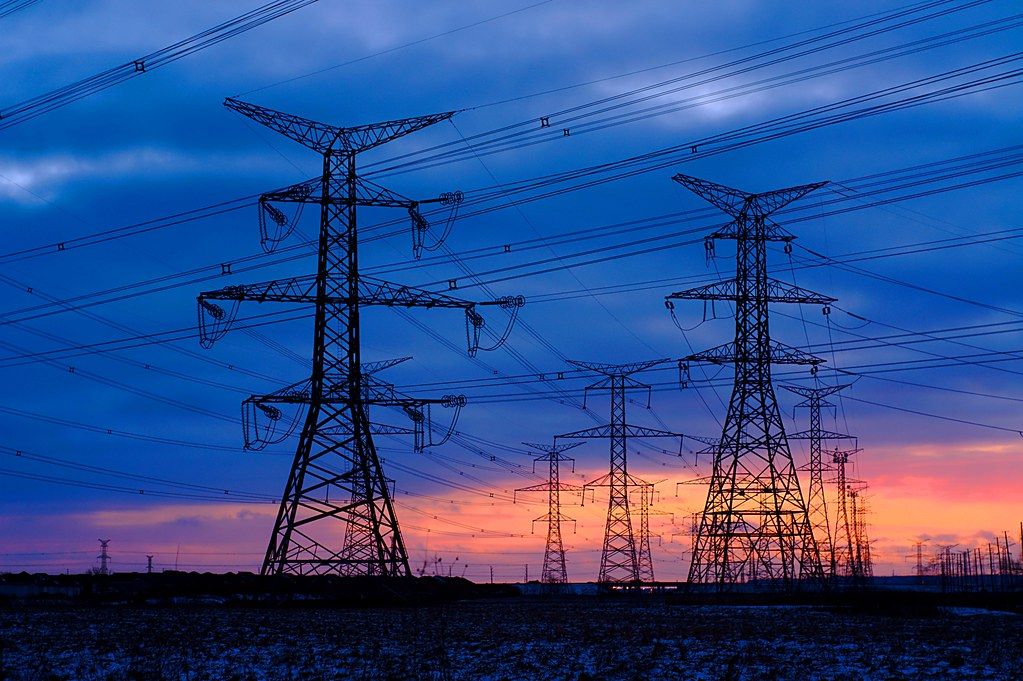
#> input picture examples/ai-2030-slides/assets/electricity_transmission_1.jpg, 1023 x 681 px
$ python make_bg.py
#> lines starting #> are read from the running program, lines starting #| are printed output that depends on the picture
"""把一张实景照片烘焙成首尾页的极淡底图。

配方来自拆解真实汇报的结束页底图（3840×2160、8-bit 调色板、33 级灰阶，
取值仅 255→223，上部 68% 是纯白）——等价于原照按约 12% 不透明度压在白底上，
且淡化是**烘焙进 PNG** 的，不靠 PPT 的透明度设置。这样做的好处是渲染器无关：
PowerPoint、LibreOffice、导出的 PDF 看到的都是同一张图。

再加一条竖向的不透明度斜坡：上半段完全为白，从 55% 高度起线性升到峰值。
均匀压淡会读成"一张被冲淡的照片"，带斜坡才读成"下缘的一层肌理"。
"""
from PIL import Image
import numpy as np

SRC = "assets/electricity_transmission_1.jpg"
OUT = "assets/bg_grid.png"
W, H = 2666, 1500          # 16:9，与 13.33×7.5 in 画布同比
PEAK = 0.12                # 底部峰值不透明度，对齐参考件的 12%
RAMP_START = 0.55          # 自此高度起开始显影，之上全白

im = Image.open(SRC).convert("L")          # 先转灰阶：底图不该带自己的色相
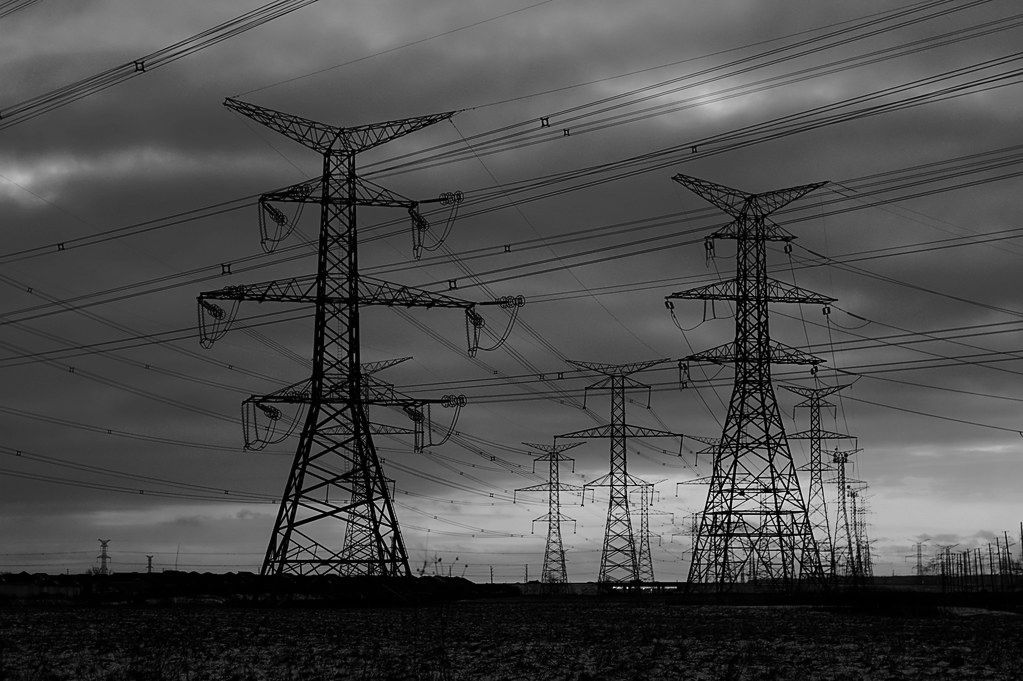
#> im: PIL image 1023x681 L; min 0, max 244, mean 74.6
# 中心裁到 16:9 再缩放，避免拉伸变形
ar = W / H
w, h = im.size
#> w = 1023; h = 681
if w / h > ar:
    nw = int(h * ar); im = im.crop(((w - nw) // 2, 0, (w + nw) // 2, h))
else:
    nh = int(w / ar); im = im.crop((0, (h - nh) // 2, w, (h + nh) // 2))
#> after `nh = int(w / ar)`: nh = 575
#> after `im = im.crop((0, (h - nh) // 2, w, (h + nh) // 2))`:
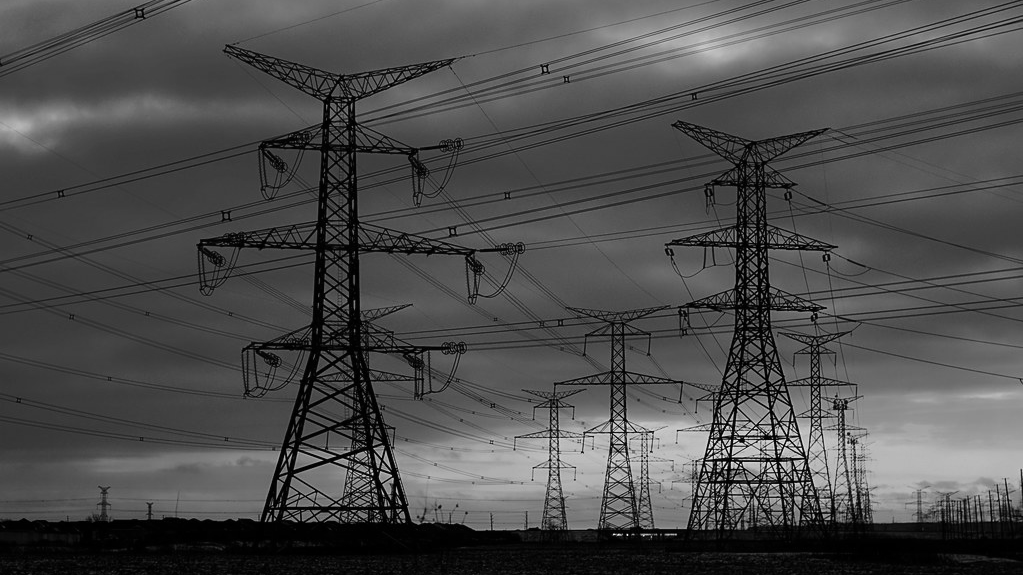
#> im: PIL image 1023x575 L; min 0, max 244, mean 76.7
im = im.resize((W, H), Image.LANCZOS)
#> im: PIL image 2666x1500 L

g = np.asarray(im, dtype=np.float32) / 255.0
ramp = np.clip((np.linspace(0, 1, H) - RAMP_START) / (1 - RAMP_START), 0, 1)
alpha = (ramp ** 1.4)[:, None] * PEAK      # 指数 1.4 让过渡更靠下、更柔
out = 1.0 - alpha * (1.0 - g)              # 以白为底做 alpha 合成
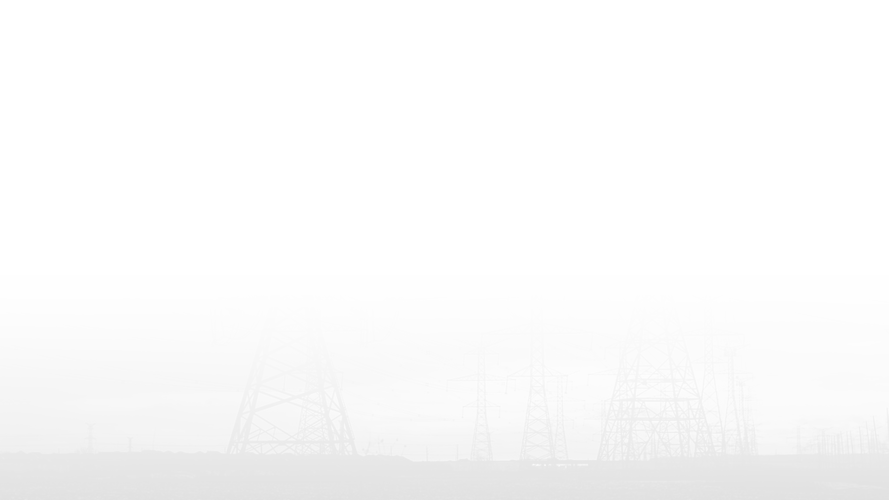
#> out: shape (1500, 2666) float64 (shown at 1/3 size); min 0.88, max 1, mean 0.983
arr = np.clip(out * 255, 0, 255).astype(np.uint8)
Image.fromarray(arr, mode="L").save(OUT, optimize=True)

print(f"{OUT}  {W}×{H}")
print(f"  最暗像素 {arr.min()}（参考件为 223），上部 50% 最暗 {arr[:H//2].min()}")
#|   最暗像素 224（参考件为 223），上部 50% 最暗 255

# ── 色块上的同源肌理 ────────────────────────────────────────────────
# split 封面左侧是 33.9% 宽的实色竖块（BW/W = 4.52/13.33），纯色大面积显平。
# 参考件的做法是在色块上叠一层**同色系、略浅**的素材，让它沉进色块里。
# 这里切同一张图的左 33.9%，在品牌橙上做烘焙——两侧是同一张图跨接缝延续，
# 只是一边压在白底、一边压在橙底，用两种烘焙。
BLOCK_FRAC = 4.52 / 13.33
BRAND = (0xD9, 0x77, 0x57)
BLOCK_PEAK = 0.16          # 比白底那版稍高：橙底上同样的浓度看着更弱

im2 = Image.open(SRC).convert("L")
w2, h2 = im2.size
#> w2 = 1023; h2 = 681
if w2 / h2 > ar:
    nw = int(h2 * ar); im2 = im2.crop(((w2 - nw) // 2, 0, (w2 + nw) // 2, h2))
else:
    nh = int(w2 / ar); im2 = im2.crop((0, (h2 - nh) // 2, w2, (h2 + nh) // 2))
im2 = im2.resize((W, H), Image.LANCZOS).crop((0, 0, int(W * BLOCK_FRAC), H))
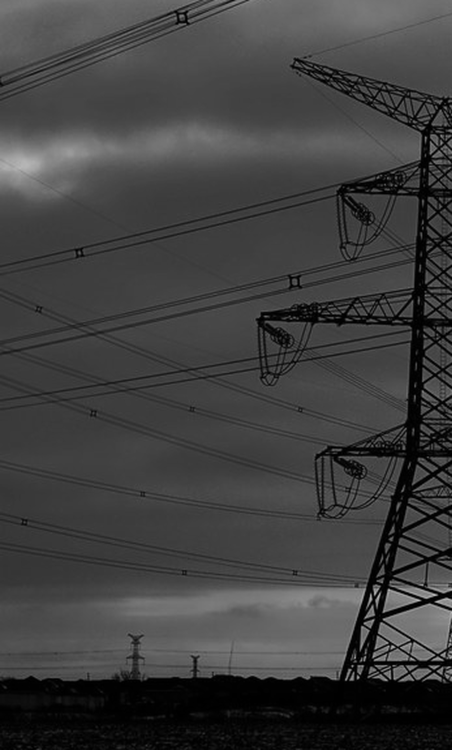
#> im2: PIL image 903x1500 L (shown at 1/2 size); min 0, max 200, mean 63.6

gb = np.asarray(im2, dtype=np.float32) / 255.0
hb = gb.shape[0]
#> hb = 1500
rampb = np.clip((np.linspace(0, 1, hb) - RAMP_START) / (1 - RAMP_START), 0, 1)
#> rampb = 1500 values from 0 to 1
ab = (rampb ** 1.4)[:, None] * BLOCK_PEAK
#> ab = 1500 values from 0 to 0.16
# 深色塔架 → 提亮；即在橙底上向白靠，形成"浅色剪影"，与参考件的浅调线描同理
lift = (1.0 - gb) * ab
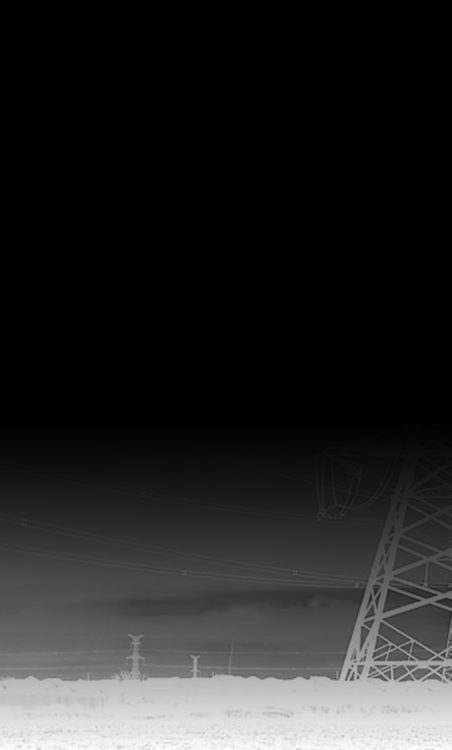
#> lift: shape (1500, 903) float64 (shown at 1/2 size); min 0, max 0.16, mean 0.0245; drawn with min black and max white
rgb = np.stack([BRAND[i] + (255 - BRAND[i]) * lift for i in range(3)], axis=-1)
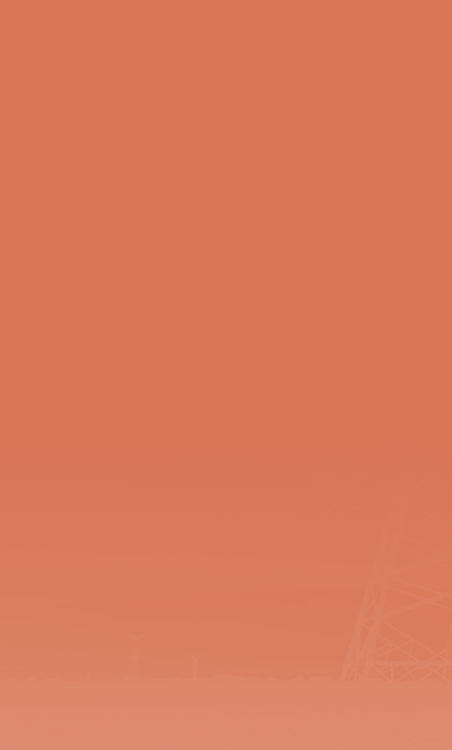
#> rgb: shape (1500, 903, 3) float64 (shown at 1/2 size); mean of channels 0, 1, 2 217.9, 122.3, 91.1; drawn as R, G, B
Image.fromarray(np.clip(rgb, 0, 255).astype(np.uint8), "RGB").save(
    "assets/bg_block.png", optimize=True)
print(f"assets/bg_block.png  {int(W * BLOCK_FRAC)}×{H}（橙块专用，与右侧同源）")

$ run again, with examples/ai-2030-slides/assets/electricity_transmission_2.jpg copied over examples/ai-2030-slides/assets/electricity_transmission_1.jpg
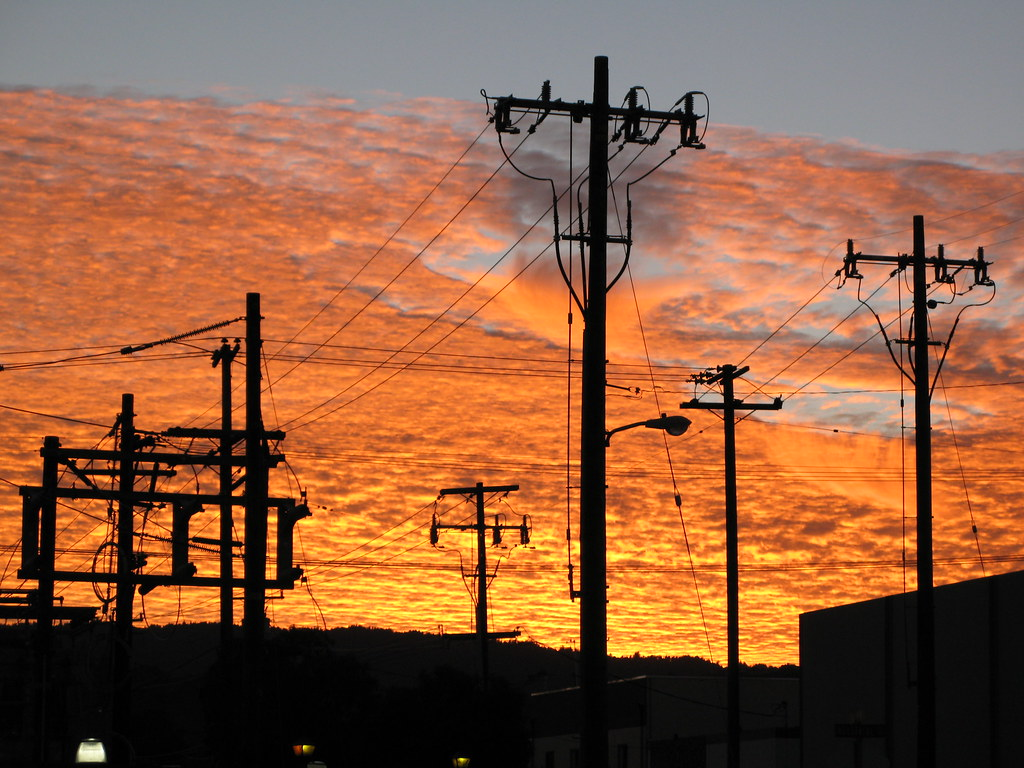
#> input picture examples/ai-2030-slides/assets/electricity_transmission_2.jpg, 1024 x 768 px
#|   最暗像素 224（参考件为 223），上部 50% 最暗 255
#> `im2 = im2.resize((W, H), Image.LANCZOS).crop((0, 0, int(W * BLOCK_FRAC..`:
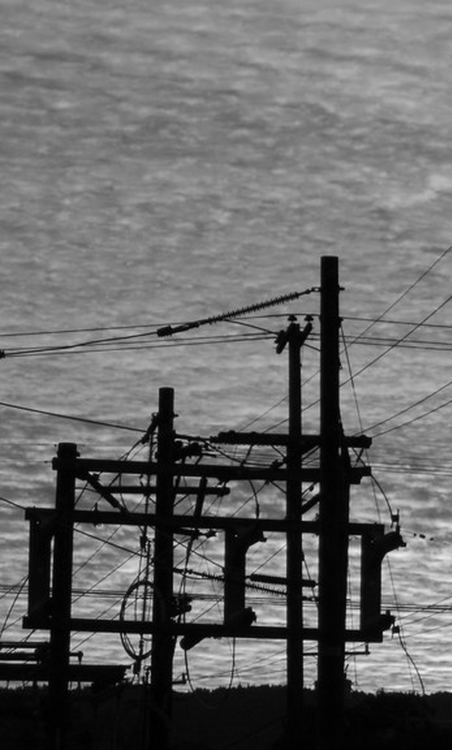
#> im2: PIL image 903x1500 L (shown at 1/2 size); min 0, max 251, mean 104.2
#> `lift = (1.0 - gb) * ab`:
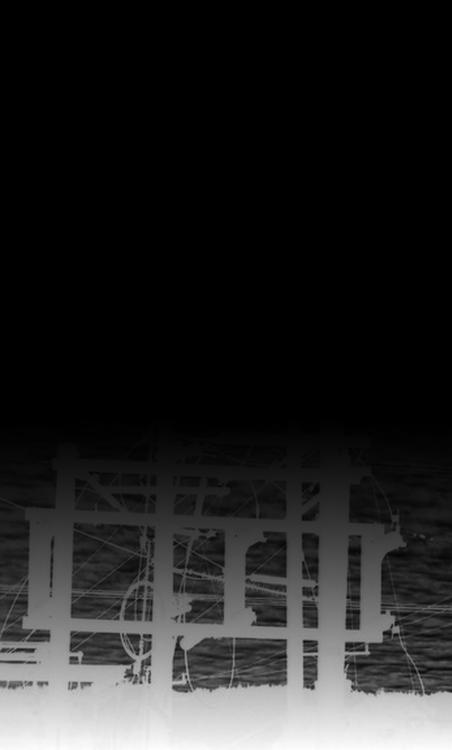
#> lift: shape (1500, 903) float64 (shown at 1/2 size); min 0, max 0.16, mean 0.0231; drawn with min black and max white

$ run again, with examples/ai-2030-slides/assets/data_center_server_room_2.jpg copied over examples/ai-2030-slides/assets/electricity_transmission_1.jpg
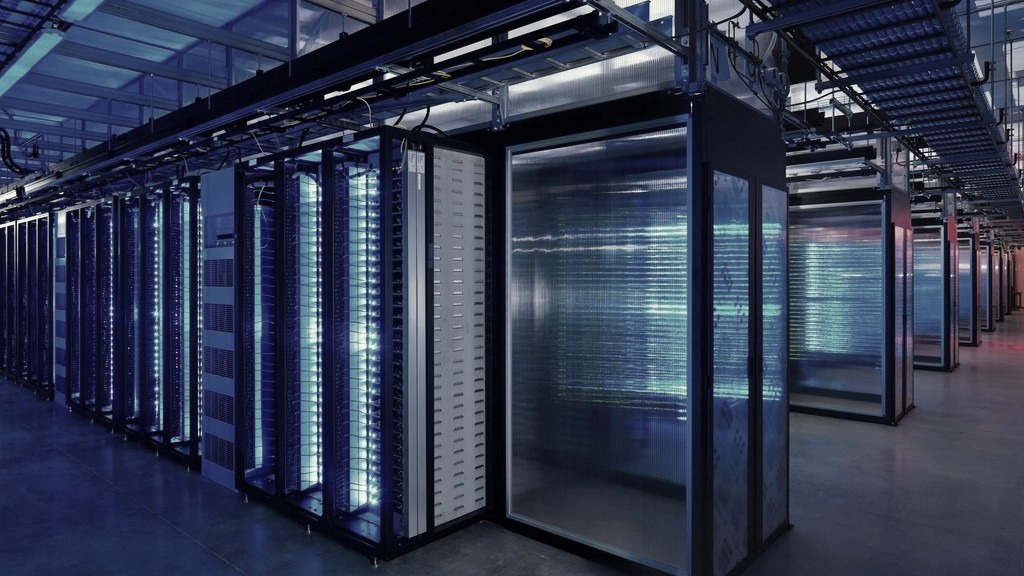
#> input picture examples/ai-2030-slides/assets/data_center_server_room_2.jpg, 1024 x 576 px
#|   最暗像素 225（参考件为 223），上部 50% 最暗 255
#> `im2 = im2.resize((W, H), Image.LANCZOS).crop((0, 0, int(W * BLOCK_FRAC..`:
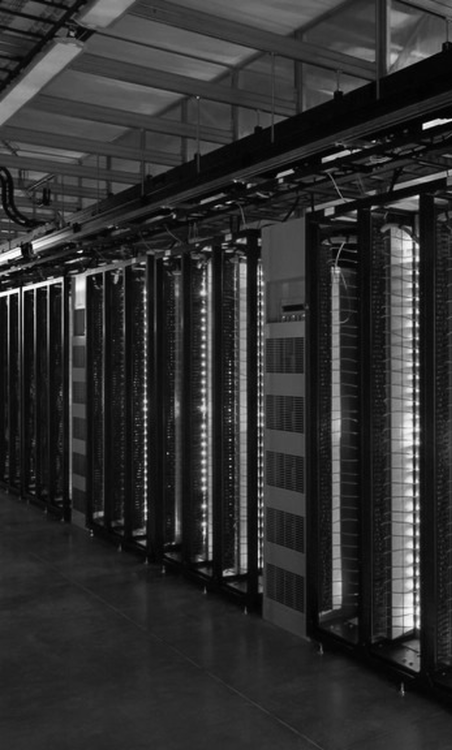
#> im2: PIL image 903x1500 L (shown at 1/2 size); min 0, max 255, mean 47
#> `lift = (1.0 - gb) * ab`:
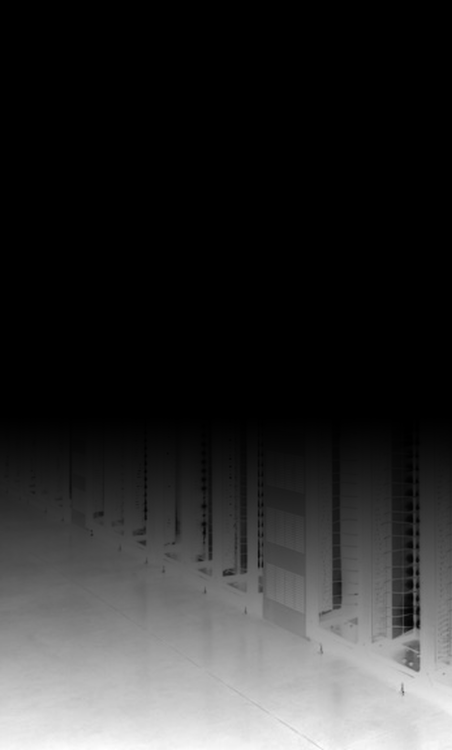
#> lift: shape (1500, 903) float64 (shown at 1/2 size); min 0, max 0.137, mean 0.0254; drawn with min black and max white
